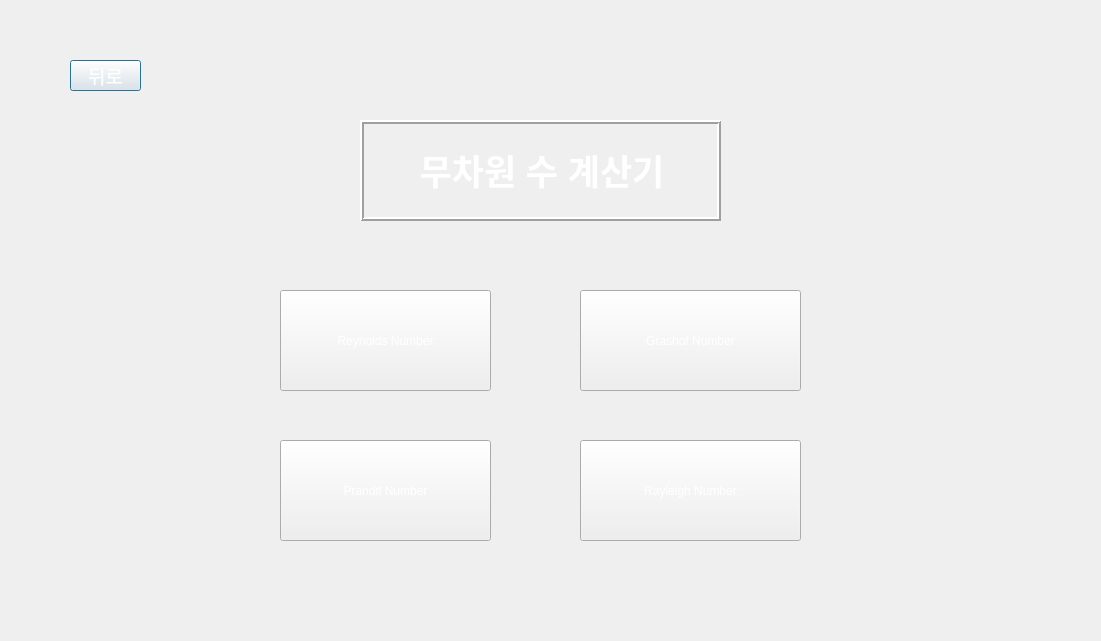
<?xml version="1.0" encoding="UTF-8"?>
<ui version="4.0">
 <class>Dialog_DimensionlessNumber</class>
 <widget class="QDialog" name="Dialog_DimensionlessNumber">
  <property name="geometry">
   <rect>
    <x>0</x>
    <y>0</y>
    <width>1101</width>
    <height>641</height>
   </rect>
  </property>
  <property name="minimumSize">
   <size>
    <width>681</width>
    <height>401</height>
   </size>
  </property>
  <property name="maximumSize">
   <size>
    <width>1101</width>
    <height>641</height>
   </size>
  </property>
  <property name="windowTitle">
   <string>Dialog</string>
  </property>
  <property name="styleSheet">
   <string notr="true"/>
  </property>
  <widget class="QLabel" name="label">
   <property name="geometry">
    <rect>
     <x>360</x>
     <y>120</y>
     <width>361</width>
     <height>101</height>
    </rect>
   </property>
   <property name="styleSheet">
    <string notr="true">font: 10pt &quot;맑은 고딕&quot;;
color: rgb(255, 255, 255);
background-image: url(:/background/버튼2.png);</string>
   </property>
   <property name="frameShape">
    <enum>QFrame::Box</enum>
   </property>
   <property name="frameShadow">
    <enum>QFrame::Raised</enum>
   </property>
   <property name="lineWidth">
    <number>2</number>
   </property>
   <property name="text">
    <string>&lt;html&gt;&lt;head/&gt;&lt;body&gt;&lt;p align=&quot;center&quot;&gt;&lt;span style=&quot; font-size:26pt; font-weight:600;&quot;&gt;무차원 수 계산기&lt;/span&gt;&lt;/p&gt;&lt;/body&gt;&lt;/html&gt;</string>
   </property>
   <property name="buddy">
    <cstring>pushButton</cstring>
   </property>
  </widget>
  <widget class="QPushButton" name="pushButton_5">
   <property name="geometry">
    <rect>
     <x>70</x>
     <y>60</y>
     <width>71</width>
     <height>31</height>
    </rect>
   </property>
   <property name="font">
    <font>
     <family>맑은 고딕</family>
     <pointsize>14</pointsize>
     <weight>50</weight>
     <italic>false</italic>
     <bold>false</bold>
    </font>
   </property>
   <property name="styleSheet">
    <string notr="true">QPushButton {
color: qlineargradient(spread:pad, x1:0, y1:1, x2:1, y2:0, stop:0 rgba(255, 255, 255, 255), stop:1 rgba(255, 255, 255, 255));
background-image: url(:/background/버튼2.png);
font: 14pt &quot;맑은 고딕&quot;;
}
QPushButton:hover{
border-image: url(:/background/버튼클릭2.png);
}</string>
   </property>
   <property name="text">
    <string>뒤로</string>
   </property>
  </widget>
  <widget class="QLabel" name="label_6">
   <property name="geometry">
    <rect>
     <x>0</x>
     <y>0</y>
     <width>1101</width>
     <height>641</height>
    </rect>
   </property>
   <property name="styleSheet">
    <string notr="true">image: url(:/background/배경2.png);</string>
   </property>
   <property name="text">
    <string/>
   </property>
  </widget>
  <widget class="QPushButton" name="pushButton">
   <property name="geometry">
    <rect>
     <x>280</x>
     <y>290</y>
     <width>211</width>
     <height>101</height>
    </rect>
   </property>
   <property name="sizePolicy">
    <sizepolicy hsizetype="Minimum" vsizetype="Expanding">
     <horstretch>0</horstretch>
     <verstretch>0</verstretch>
    </sizepolicy>
   </property>
   <property name="toolTip">
    <string>Reynolds Number를 구합니다</string>
   </property>
   <property name="toolTipDuration">
    <number>5000</number>
   </property>
   <property name="styleSheet">
    <string notr="true">QPushButton {
color: qlineargradient(spread:pad, x1:0, y1:1, x2:1, y2:0, stop:0 rgba(255, 255, 255, 255), stop:1 rgba(255, 255, 255, 255));
background-image: url(:/background/버튼2.png);
font: 15pt &quot;맑은 고딕&quot;;
}
QPushButton:hover{
border-image: url(:/background/버튼클릭2.png);
}</string>
   </property>
   <property name="text">
    <string>Reynolds Number</string>
   </property>
  </widget>
  <widget class="QPushButton" name="pushButton_2">
   <property name="geometry">
    <rect>
     <x>580</x>
     <y>290</y>
     <width>221</width>
     <height>101</height>
    </rect>
   </property>
   <property name="sizePolicy">
    <sizepolicy hsizetype="Minimum" vsizetype="Expanding">
     <horstretch>0</horstretch>
     <verstretch>0</verstretch>
    </sizepolicy>
   </property>
   <property name="toolTip">
    <string>Grashof Number를 구합니다</string>
   </property>
   <property name="toolTipDuration">
    <number>5000</number>
   </property>
   <property name="styleSheet">
    <string notr="true">QPushButton {
color: qlineargradient(spread:pad, x1:0, y1:1, x2:1, y2:0, stop:0 rgba(255, 255, 255, 255), stop:1 rgba(255, 255, 255, 255));
background-image: url(:/background/버튼2.png);
font: 15pt &quot;맑은 고딕&quot;;
}
QPushButton:hover{
border-image: url(:/background/버튼클릭2.png);
}</string>
   </property>
   <property name="text">
    <string>Grashof Number</string>
   </property>
  </widget>
  <widget class="QPushButton" name="pushButton_3">
   <property name="geometry">
    <rect>
     <x>280</x>
     <y>440</y>
     <width>211</width>
     <height>101</height>
    </rect>
   </property>
   <property name="sizePolicy">
    <sizepolicy hsizetype="Minimum" vsizetype="Expanding">
     <horstretch>0</horstretch>
     <verstretch>0</verstretch>
    </sizepolicy>
   </property>
   <property name="toolTip">
    <string>Peclect Number를 구합니다</string>
   </property>
   <property name="toolTipDuration">
    <number>5000</number>
   </property>
   <property name="styleSheet">
    <string notr="true">QPushButton {
color: qlineargradient(spread:pad, x1:0, y1:1, x2:1, y2:0, stop:0 rgba(255, 255, 255, 255), stop:1 rgba(255, 255, 255, 255));
background-image: url(:/background/버튼2.png);
font: 15pt &quot;맑은 고딕&quot;;
}
QPushButton:hover{
border-image: url(:/background/버튼클릭2.png);
}</string>
   </property>
   <property name="text">
    <string>Prandtl Number</string>
   </property>
  </widget>
  <widget class="QPushButton" name="pushButton_4">
   <property name="geometry">
    <rect>
     <x>580</x>
     <y>440</y>
     <width>221</width>
     <height>101</height>
    </rect>
   </property>
   <property name="sizePolicy">
    <sizepolicy hsizetype="Minimum" vsizetype="Expanding">
     <horstretch>0</horstretch>
     <verstretch>0</verstretch>
    </sizepolicy>
   </property>
   <property name="toolTip">
    <string>Rayleigh Number를 구합니다</string>
   </property>
   <property name="toolTipDuration">
    <number>5000</number>
   </property>
   <property name="styleSheet">
    <string notr="true">QPushButton {
color: qlineargradient(spread:pad, x1:0, y1:1, x2:1, y2:0, stop:0 rgba(255, 255, 255, 255), stop:1 rgba(255, 255, 255, 255));
background-image: url(:/background/버튼2.png);
font: 15pt &quot;맑은 고딕&quot;;
}
QPushButton:hover{
border-image: url(:/background/버튼클릭2.png);
}</string>
   </property>
   <property name="text">
    <string>Rayleigh Number</string>
   </property>
  </widget>
  <zorder>label_6</zorder>
  <zorder>label</zorder>
  <zorder>pushButton_5</zorder>
  <zorder>pushButton</zorder>
  <zorder>pushButton_2</zorder>
  <zorder>pushButton_3</zorder>
  <zorder>pushButton_4</zorder>
 </widget>
 <resources>
  <include location="../resource/resources.qrc"/>
 </resources>
 <connections>
  <connection>
   <sender>pushButton</sender>
   <signal>clicked()</signal>
   <receiver>Dialog_DimensionlessNumber</receiver>
   <slot>hide()</slot>
   <hints>
    <hint type="sourcelabel">
     <x>173</x>
     <y>232</y>
    </hint>
    <hint type="destinationlabel">
     <x>55</x>
     <y>232</y>
    </hint>
   </hints>
  </connection>
 </connections>
</ui>
